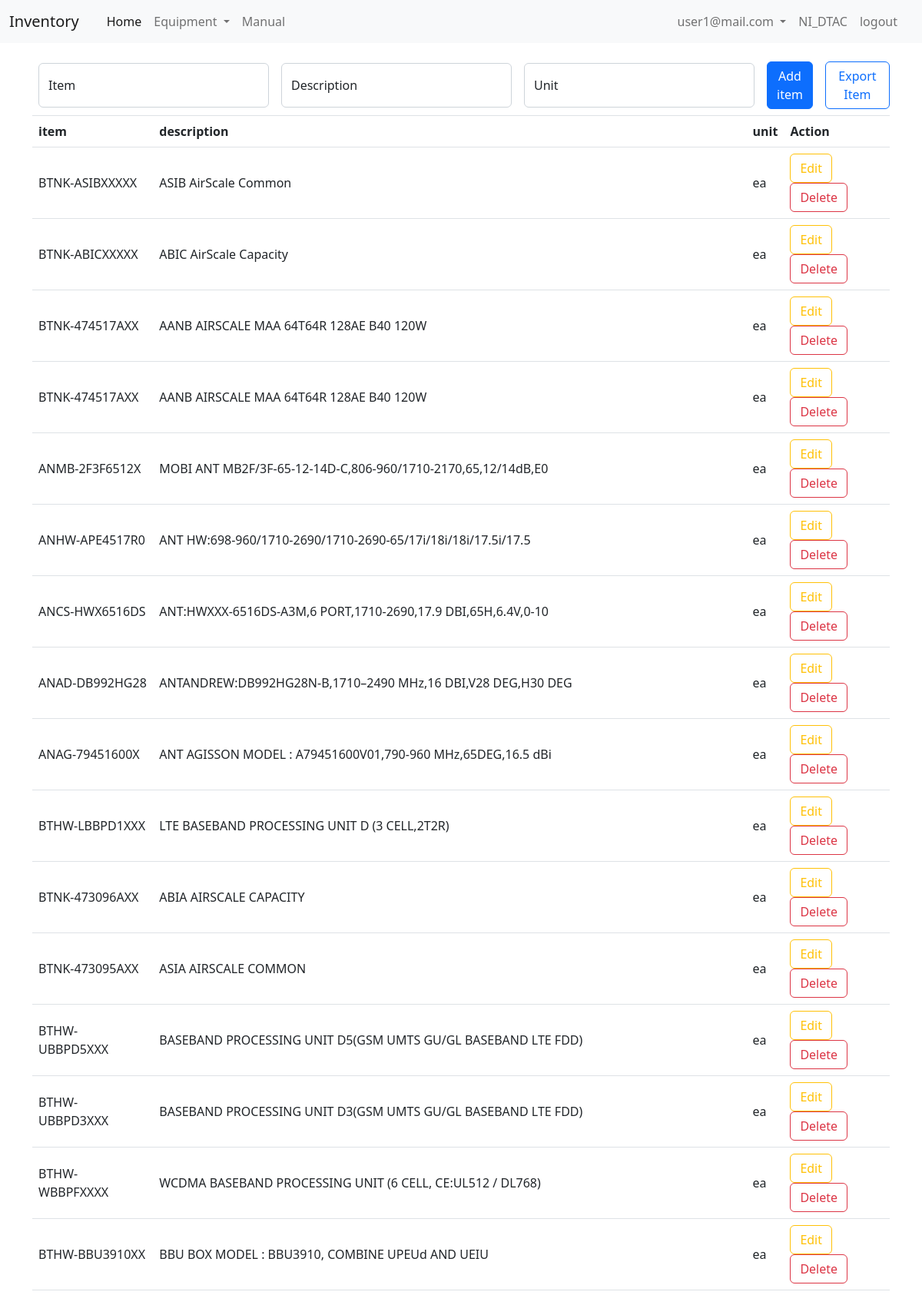
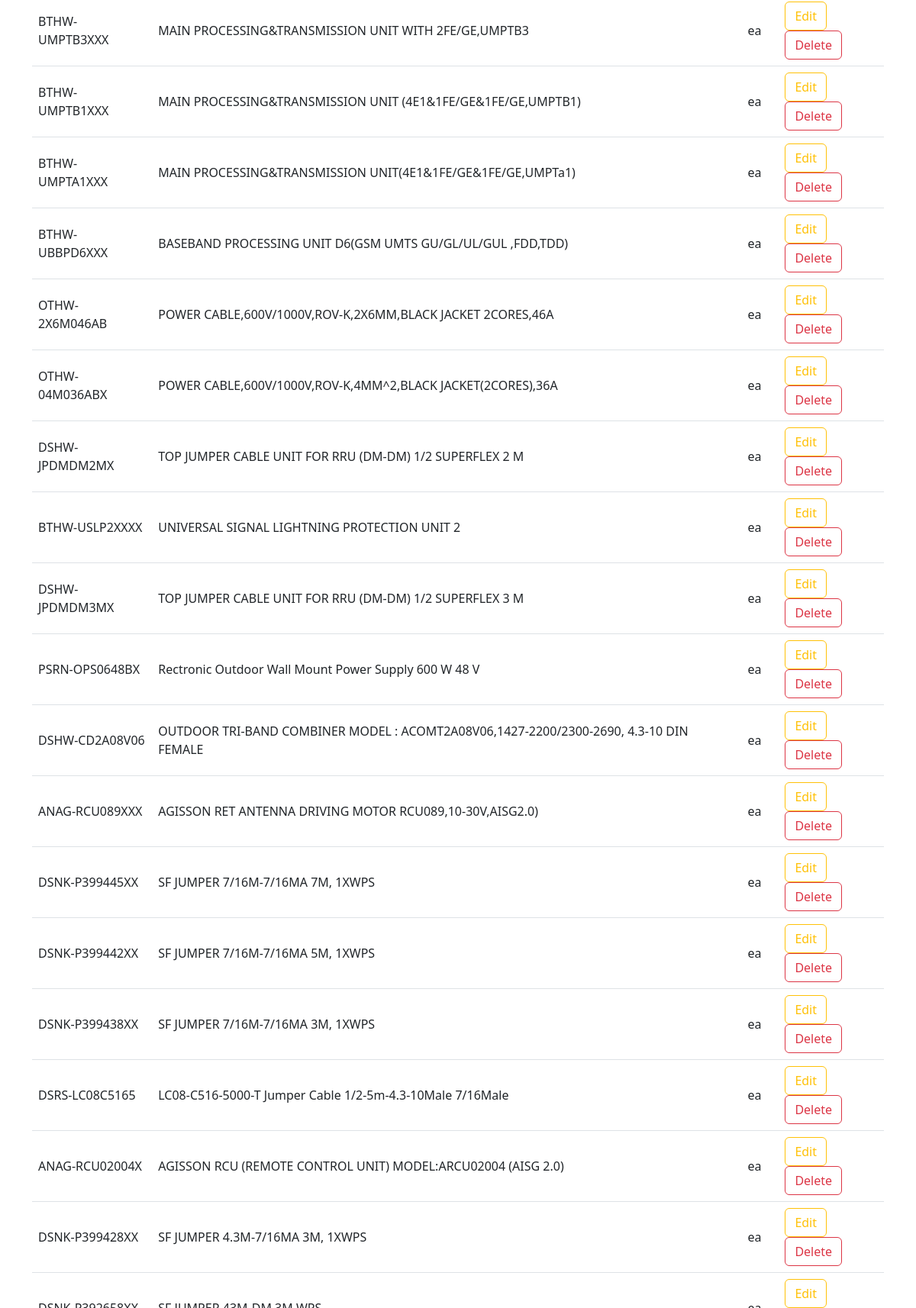
Page /admin/item (signed in, upper part) on the committed database (2 pictures, top to bottom).
### tables this page shows
CREATE TABLE "tb_item" (
	"no"	INTEGER NOT NULL UNIQUE,
	"item"	INTEGER NOT NULL,
	"description"	TEXT NOT NULL,
	"unit"	TEXT NOT NULL,
	"date_rec"	TEXT NOT NULL,
	PRIMARY KEY("no" AUTOINCREMENT)
);

### app_admin.py (the view)
@app_admin.route("/admin/item")
def page_item():
    if "email" not in session:
        return redirect("/login")
    else:
        con = sqlite3.connect("db/db.db")
        cur = con.cursor()
        sql_1 = 'select * from tb_item order by date_rec desc'
        curs = cur.execute(sql_1)
        data = curs.fetchall()
        with open("static/files/export_csv/item.csv", "w", newline = "") as f:
            fw = csv.writer(f)
            fw.writerow(["Item", "Description"])
            for j in data:
                row = list(j)
                row.pop(4)
                row.pop(3)
                row.pop(0)
                fw.writerow(row)
        return render_template("admin/item.html", data=data)

### templates/admin/item.html (shortened to what this page needs)
<!DOCTYPE html>
<html lang="en">
<head>
    <link rel="stylesheet" href="/static/css/bootstrap_5-2-2.css">
</head>
<body>
    {% include "/menu.html" %}
    <div class="container mt-3 d-flex">
        <form action="/admin/user/fn_add_item" method="POST" class="d-flex m-2 align-items-center">
            <div class="form-floating me-3">
                <input type="text" style="width: 300px;" class="form-control" id="" placeholder="item" name="item"
                    required>
                <label for="floatingInput">Item</label>
            </div>
            <div class="form-floating me-3">
                <input type="text" style="width: 300px;" class="form-control" id="floatingPassword"
                    placeholder="description" name="description" required>
                <label for="floatingPassword">Description</label>
            </div>
            <div class="form-floating me-3">
                <input type="text" style="width: 300px;" class="form-control" id="floatingPassword" placeholder="unit"
                    name="unit" required>
                <label for="floatingPassword">Unit</label>
            </div>
            <div class="">
                <button type="submit" class="btn btn-primary" style="width: auto;">Add item</button>
            </div>
        </form>
        <div class="ms-2 d-flex align-items-center">
            <form action="/download" method="POST">
                <button type="submit" class="btn btn-outline-primary">Export Item</button>
            </form>
        </div>
    </div>
    <div class="container">
        <table class="table border-top">
            <thead>
                <tr>
                    <th scope="col">item</th>
                    <th scope="col">description</th>
                    <th scope="col">unit</th>
                    <th scope="col">Action</th>
                </tr>
            </thead>
            <tbody>
                {% for row in data %}
                <tr>
                    <td class="align-middle">{{row[1]}}</td>
                    <td class="align-middle">{{row[2]}}</td>
                    <td class="align-middle">{{row[3]}}</td>
                    <td>
                        <button type="button" class="btn btn-outline-warning" data-bs-toggle="modal"
                            data-bs-target="#staticBackdrop{{row[0]}}">
                            Edit
                        </button>
                        <button type="button" class="btn btn-outline-danger" data-bs-toggle="modal"
                            data-bs-target="#exampleModal{{row[0]}}">
                            Delete
                        </button>
                    </td>
                </tr>
                {% endfor %}
            </tbody>
        </table>
    </div>
</body>
</html>

### rows in the picture
tb_item: item "BTNK-ASIBXXXXX", description "ASIB AirScale Common", unit "ea"
tb_item: item "BTNK-ABICXXXXX", description "ABIC AirScale Capacity", unit "ea"
tb_item: item "BTNK-474517AXX", description "AANB AIRSCALE MAA 64T64R 128AE B40 120W", unit "ea"
tb_item: item "BTNK-474517AXX", description "AANB AIRSCALE MAA 64T64R 128AE B40 120W", unit "ea"
tb_item: item "ANMB-2F3F6512X", description "MOBI ANT MB2F/3F-65-12-14D-C,806-960/1710-2170,65,12/14dB,E0", unit "ea"
tb_item: item "ANHW-APE4517R0", description "ANT HW:698-960/1710-2690/1710-2690-65/17i/18i/18i/17.5i/17.5", unit "ea"
tb_item: item "ANCS-HWX6516DS", description "ANT:HWXXX-6516DS-A3M,6 PORT,1710-2690,17.9 DBI,65H,6.4V,0-10", unit "ea"
tb_item: item "ANAD-DB992HG28", description "ANTANDREW:DB992HG28N-B,1710–2490 MHz,16 DBI,V28 DEG,H30 DEG", unit "ea"
tb_item: item "ANAG-79451600X", description "ANT AGISSON MODEL : A79451600V01,790-960 MHz,65DEG,16.5 dBi", unit "ea"
tb_item: item "BTHW-LBBPD1XXX", description "LTE BASEBAND PROCESSING UNIT D (3 CELL,2T2R)", unit "ea"
tb_item: item "BTNK-473096AXX", description "ABIA AIRSCALE CAPACITY", unit "ea"
tb_item: item "BTNK-473095AXX", description "ASIA AIRSCALE COMMON", unit "ea"
tb_item: item "BTHW-UBBPD5XXX", description "BASEBAND PROCESSING UNIT D5(GSM UMTS GU/GL BASEBAND LTE FDD)", unit "ea"
tb_item: item "BTHW-UBBPD3XXX", description "BASEBAND PROCESSING UNIT D3(GSM UMTS GU/GL BASEBAND LTE FDD)", unit "ea"
tb_item: item "BTHW-WBBPFXXXX", description "WCDMA BASEBAND PROCESSING UNIT (6 CELL, CE:UL512 / DL768)", unit "ea"
tb_item: item "BTHW-BBU3910XX", description "BBU BOX MODEL : BBU3910, COMBINE UPEUd AND UEIU", unit "ea"
tb_item: item "BTHW-UMPTB3XXX", description "MAIN PROCESSING&TRANSMISSION UNIT WITH 2FE/GE,UMPTB3", unit "ea"
tb_item: item "BTHW-UMPTB1XXX", description "MAIN PROCESSING&TRANSMISSION UNIT (4E1&1FE/GE&1FE/GE,UMPTB1)", unit "ea"
tb_item: item "BTHW-UMPTA1XXX", description "MAIN PROCESSING&TRANSMISSION UNIT(4E1&1FE/GE&1FE/GE,UMPTa1)", unit "ea"
tb_item: item "BTHW-UBBPD6XXX", description "BASEBAND PROCESSING UNIT D6(GSM UMTS GU/GL/UL/GUL ,FDD,TDD)", unit "ea"
tb_item: item "OTHW-2X6M046AB", description "POWER CABLE,600V/1000V,ROV-K,2X6MM,BLACK JACKET 2CORES,46A", unit "ea"
tb_item: item "OTHW-04M036ABX", description "POWER CABLE,600V/1000V,ROV-K,4MM^2,BLACK JACKET(2CORES),36A", unit "ea"
tb_item: item "DSHW-JPDMDM2MX", description "TOP JUMPER CABLE UNIT FOR RRU (DM-DM) 1/2 SUPERFLEX 2 M", unit "ea"
tb_item: item "BTHW-USLP2XXXX", description "UNIVERSAL SIGNAL LIGHTNING PROTECTION UNIT 2", unit "ea"
tb_item: item "DSHW-JPDMDM3MX", description "TOP JUMPER CABLE UNIT FOR RRU (DM-DM) 1/2 SUPERFLEX 3 M", unit "ea"
tb_item: item "PSRN-OPS0648BX", description "Rectronic Outdoor Wall Mount Power Supply 600 W 48 V", unit "ea"
tb_item: item "DSHW-CD2A08V06", description "OUTDOOR TRI-BAND COMBINER MODEL : ACOMT2A08V06,1427-2200/2300-2690, 4.3-10 DIN FEMALE", unit "ea"
tb_item: item "ANAG-RCU089XXX", description "AGISSON RET ANTENNA DRIVING MOTOR RCU089,10-30V,AISG2.0)", unit "ea"
tb_item: item "DSNK-P399445XX", description "SF JUMPER 7/16M-7/16MA 7M, 1XWPS"

### other values in the picture
{{ session["email"] }} "user1@mail.com"
{{ session["access"] }} "NI_DTAC"
